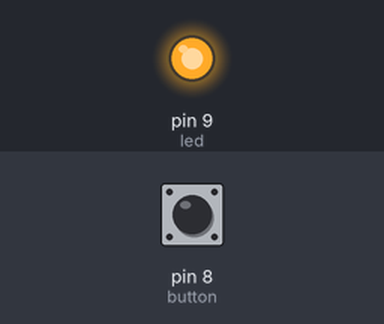
Bench run of a sketch on a simulated Arduino Uno, built with avr-gcc and run on an emulated ATmega328P. Parts: output pins drawn as LEDs (lit = HIGH). Wiring (inferred from the names in the program): 24Cxx EEPROM at I2C address 0x50. The test bench sets the inputs (shaded band); at power-on: pin 8 (button) HIGH. EEPROM starts erased; what the sketch prints to the serial monitor is not drawn. At 0.2 s the program stops and its outputs stay as they are.

Above: at 0.1 s.
Timing chart, 0 to 1.6 s (numbered marks = the images above):
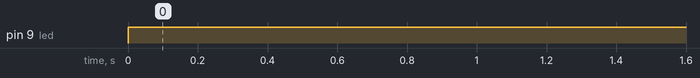

The sketch:

eeprom.ino
```cpp
#define EEADDR 0x50
#include <Wire.h>

int led = 9;
int button = 8;
int k;
int add;


/**
  *
  *
  */
void setup() {
  pinMode(led, OUTPUT);
  pinMode(button, INPUT);
  Wire.begin();
  Serial.begin(57600);
  Serial.println("init success");

}
/*------------------------------------------------*/


/**
  *
  *
  */
void loop() {

  while(digitalRead(button) == LOW) {}
  digitalWrite(led, HIGH);

  add = readEEPROM(0);
  Serial.println(readEEPROM(0));

  for(k =add; k<(25+add); k++){
    writeEEPROM(k, k);
  }

  for(k =add; k<(25+add); k++){
    Serial.println(readEEPROM(k));
  }

  writeEEPROM(0, k);

  while(1) {}
}
/*------------------------------------------------*/


/**
  *
  *
  */
void writeEEPROM(unsigned int eeaddress, byte data){
  Wire.beginTransmission(EEADDR);
  Wire.write((int)(eeaddress >> 8));   // MSB
  Wire.write((int)(eeaddress & 0xFF)); // LSB
  Wire.write(data);
  Wire.endTransmission();

  delay(5);
}
/*------------------------------------------------*/


/**
  *
  *
  */
byte readEEPROM(unsigned int eeaddress ){
  byte rdata = 0xFF;

  Wire.beginTransmission(EEADDR);
  Wire.write((int)(eeaddress >> 8));   // MSB
  Wire.write((int)(eeaddress & 0xFF)); // LSB
  Wire.endTransmission();

  Wire.requestFrom(EEADDR,1);

  if (Wire.available()) rdata = Wire.read();

  return rdata;
}
/*------------------------------------------------*/
```

Measured:
- by itself, pin 9 (led): LOW → HIGH at 0.00 s
